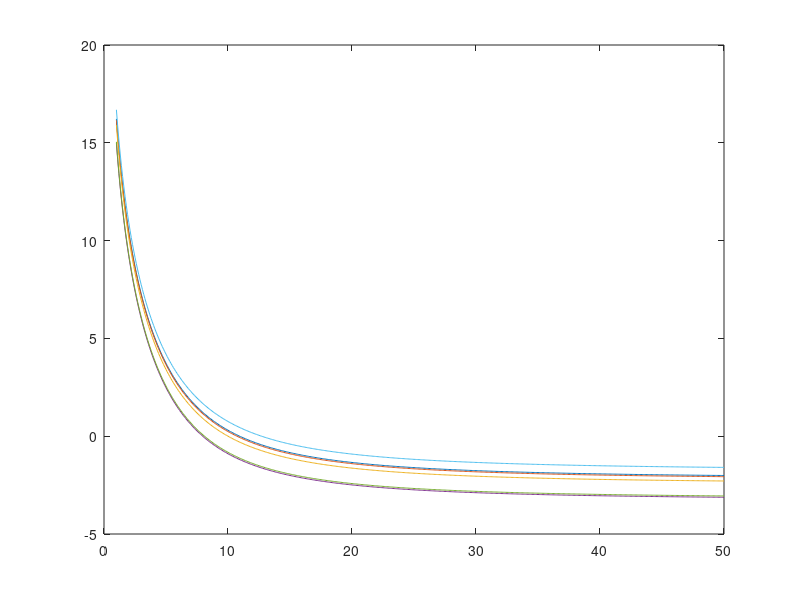

MATLAB code to generate this figure: (Note: this script raises an error after producing the figure.)
clc
close all
clear

%% reverb time and absorption of audience and seats
% All tables are for the octave bands from 125 Hz to 4 kHz
f_oct = [125 250 500 1000 2000 4000];
c = 340;                                            % speed of sound

% things you should adjust
V = 19000;                                          % Volume of concert hall
S_peraudiencemember = 0.5*0.45;                     % area per seat
S_absorber = 50;                                   % area of normal absorbers
S_absorber_low = 600;                               % area of low frequency absorbers
% end

S_audience = 2300 * S_peraudiencemember;            % area of whole audience

abs_occ = [0.62 0.72 0.8 0.83 0.84 0.85];           % absorption coeff seated
abs_empty = [0.54 0.62 0.68 0.7 0.68 0.66];         % absorption coeff empty
att_coeff = [0 0 0.001 0.002 0.004 0.0086];           % attanuation coeff


abs_absorber = [0.7	0.95 0.95 0.95 0.9 0.9];       % absorption coeff of absorber (example)
abs_absorber_low = [0.75 0.65 0.5 0.2 0.1 0.1];     % absorption coeff of low freq absorber

A_absorber = - S_absorber * log(1-abs_absorber);    % eq. absorption area of absorbers
A_absorber_low = - S_absorber_low * log(1-abs_absorber_low);
A_occ = - S_audience*log(1-abs_occ);                % eq. absorption area of audience
A_empty = - S_audience*log(1-abs_empty);            % eq. absorption area of seats

% reverb time when seated and empty
T_60_calc_occ = 24*log(10)*V./(c*(4*att_coeff*V + A_occ + A_absorber + A_absorber_low));
T_60_calc_empty = 24*log(10)*V./(c*(4*att_coeff*V + A_empty + A_absorber + A_absorber_low));

%% clarity
r = 1:0.1:50;       % distance

E_direct = zeros(1,length(r));
E_direct(:) = 100./r.^2;

E_early_empty = zeros(length(T_60_calc_empty), length(r));
E_late_empty = zeros(length(T_60_calc_empty), length(r));
C_80_empty = zeros(length(T_60_calc_empty), length(r));     % clarity when emtpy

E_early_occ = zeros(length(T_60_calc_occ), length(r));
E_late_occ = zeros(length(T_60_calc_occ), length(r));
C_80_occ = zeros(length(T_60_calc_occ), length(r));         % clarity when fully seated

for i = 1:length(T_60_calc_empty)

    E_early_empty(i,:) = (31200*T_60_calc_empty(i)/V)*exp(-0.04.*r./T_60_calc_empty(i))*(1-exp(-1.11/T_60_calc_empty(i)));
    E_late_empty(i,:) = (31200*T_60_calc_empty(i)/V)*exp(-0.04.*r./T_60_calc_empty(i))*exp(-1.11/T_60_calc_empty(i));
    C_80_empty(i,:) = 10*log10((E_direct+E_early_empty(i,:))./E_late_empty(i,:));

    E_early_occ(i,:) = (31200*T_60_calc_occ(i)/V)*exp(-0.04.*r./T_60_calc_occ(i))*(1-exp(-1.11/T_60_calc_occ(i)));
    E_late_occ(i,:) = (31200*T_60_calc_occ(i)/V)*exp(-0.04.*r./T_60_calc_occ(i))*exp(-1.11/T_60_calc_occ(i));
    C_80_occ(i,:) = 10*log10((E_direct+E_early_empty(i,:))./E_late_empty(i,:));
end

%% strength

A = 0.163*V./T_60_calc_occ;             % equivilant absorption area
Q = 1;                                  % directivity
delta = 6.91./T_60_calc_empty;          % decay
ref = Q/(4*pi*10^2);                    % reference
dir = Q./(4*pi*r.^2);                   % direct component

diff = zeros(length(A), length(r));     % diffuse component
G = zeros(length(A), length(r));

for i = 1:length(A)
    diff(i,:) = 4./A(i) * exp(-2*delta(i)*r./c);
    G(i,:) = 10*log10((dir + diff(i,:))./ref);  % Strength for all six octave bands
end

%% rehersal room

% things you should adjust 
n_person = 1:100;                             % number of people in rehersal room
V_rehersal = 20*10*5;                       % Volume of rehersal room
S_wall = 2 * (20*10 + 20*5 + 10*5);         % area of the walls, floor and ceiling in rehersal room
% end

A_person = [0.05 0.16 0.25 0.58 0.86 1.03]; % eq. absorption area per person
abs_wall = [0.2 0.18 0.15 0.12 0.1 0.1];    % absorption coefficient of wall
A_wall = S_wall*abs_wall;                   % eq. absorption area of walls

% reverberation time of rehersal room
T_60_rehersal = zeros(length(n_person), length(A_wall));
for i = n_person
    T_60_rehersal(i,:) = 0.163*V_rehersal./(n_person(i)*A_person + A_wall);
end
%% plots

% clarity
figure
plot(r, C_80_occ)
hold on
thickenall_big;
grid on
xlabel('Distance r in m')
ylabel('Clarity C_{80} in dB')
legend('125','250','500','1k','2k','4k')
%ylim([-5 20])

% strength
figure
plot(r, G)
thickenall_big;
grid on 
legend('125','250','500','1k','2k','4k')
xlabel('Distance r in m')
ylabel('Strength G in dB')
xlim([0 40])
ylim([-5 20])

% T_60 in concert hall
figure
semilogx(f_oct, T_60_calc_empty)
hold on
grid on
semilogx(f_oct, T_60_calc_occ)
thickenall_big;
xticks(f_oct);
xticklabels({'125', '250', '500', '1k', '2k', '4k'})
%xlim([0 5000])
ylim([0 3])
xlabel('f in Hz')
ylabel('T_{60} in s')
legend('empty','seated')

% T_60 in rehersal room
figure
semilogx(f_oct, T_60_rehersal(1,:))
hold on
grid on
semilogx(f_oct, T_60_rehersal(50,:))
semilogx(f_oct, T_60_rehersal(100,:))
thickenall_big;
xticks(f_oct);
xticklabels({'125', '250', '500', '1k', '2k', '4k'})
%xlim([0 5000])
ylim([0 3])
xlabel('f in Hz')
ylabel('T_{60} in s')
legend('1 Musician','50 Musicians', '100 Musicians')
